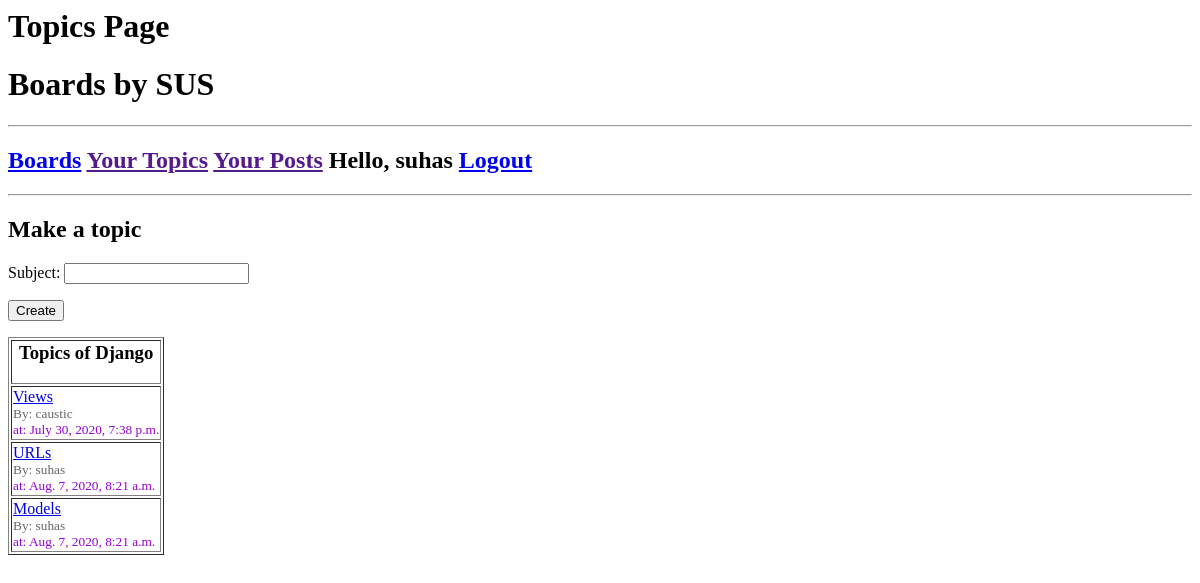
/boards/topics/1 (signed in), run on an earlier commit of the app's database.
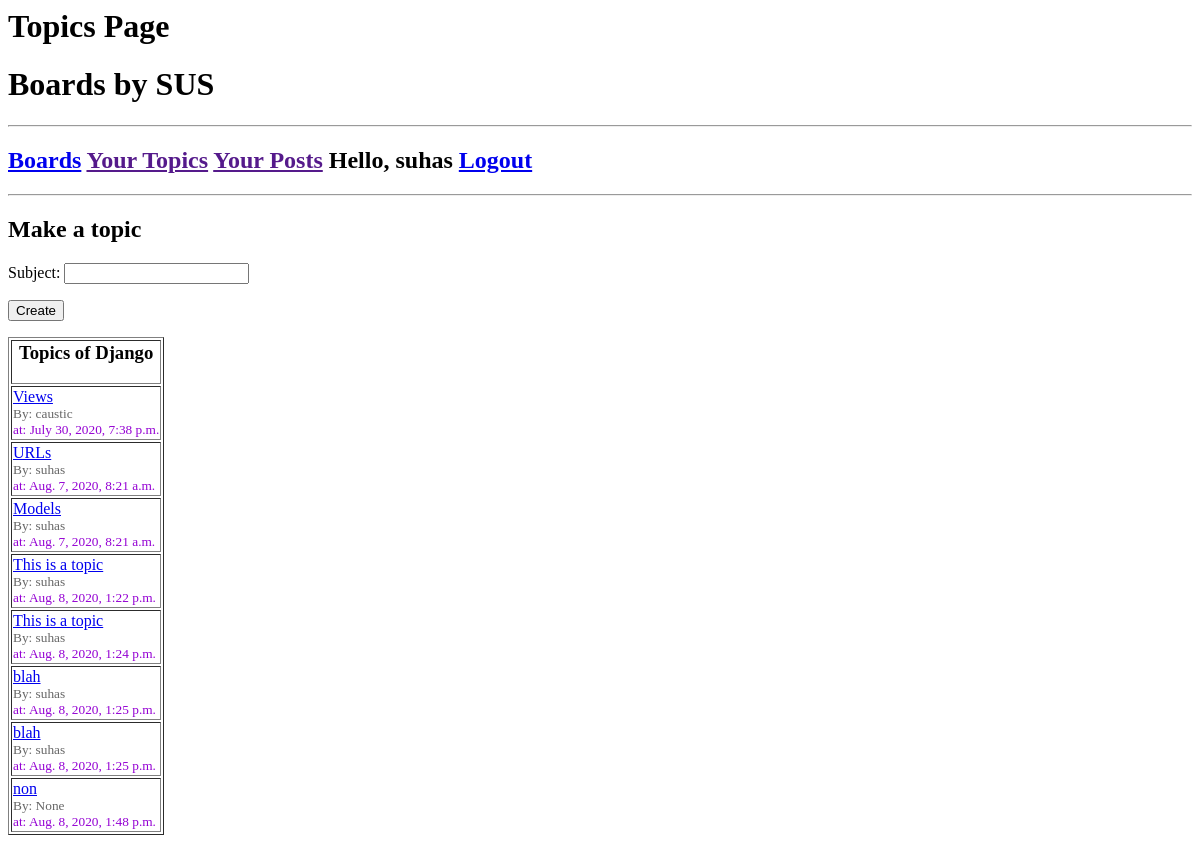
And on a later commit of the database.
### boards/models.py (models this page shows, shortened)
class Board(models.Model):
    name = models.CharField(max_length=30, unique=True)
    description = models.CharField(max_length=100)

class Topic(models.Model):
    subject = models.CharField(max_length=255)
    last_updated = models.DateTimeField(auto_now_add=True)
    board = models.ForeignKey(Board, on_delete=models.CASCADE, related_name='topics') #  But if we don’t set a name for it, Django will generate it with the name: (class_name)_set
    starter = models.ForeignKey(User, on_delete=models.SET_NULL, null=True, related_name='topics')

### boards/views.py (the view, shortened to what this page needs)
# urls.py: path('topics/<str:pk>', views.topicsPage, name='topics'),
@login_required(login_url='boards:login')
def topicsPage(request, pk):
    board = Board.objects.get(id=pk)
    form = TopicForm()
    topics = board.topics.all()
    context = {'board': board, 'topics': topics, 'form': form}
    return render(request, 'boards/topics.html', context)

### boards/forms.py
class TopicForm(ModelForm):
    class Meta:
        model = Topic
        fields = ['subject']

### boards/templates/boards/topics.html (shortened to what this page needs)
<h1>Topics Page</h1>
{% extends 'boards/main.html' %}
{% block content %}
<h2>Make a topic</h2>
<form action="" method="POST">
    {{ form.as_p }}
    <input type="submit" value="Create">
</form>
<table border="1">
    <thead>
        <tr>
            <th><h3>Topics of {{ board.name }}</h3></th>
        </tr>
    </thead>
    <tbody>
    {% for topic in topics %}
    <tr>
        <td>
            <a href="{% url 'boards:posts' topic.id %}">{{topic.subject}}</a><br>
            <small style="color: #666;">By: {{ topic.starter }}</small><br>
            <small style="color: darkviolet;">at: {{ topic.last_updated }}</small>
        </td>
    </tr>
    {% endfor%}
    </tbody>
</table>
{% endblock %}

### boards/templates/boards/main.html (shortened to what this page needs)
<!DOCTYPE html>
<html lang="en">
<head>
</head>
<body>
    <h1>Boards by SUS</h1>
    {% include 'boards/nav.html' %}
    {% block content %}
    {% endblock content %}
</body>
</html>

### boards/templates/boards/nav.html
{% load static %}
<nav>
    <hr><h1>
        <span><a href="{% url 'boards:home' %}">Boards</a></span>
        <span><a href="">Your Topics</a></span>
        <span><a href="">Your Posts</a></span>
        <span>Hello, {{request.user}}</span>
        <span><a href="{% url 'boards:logout' %}">Logout</a></span>
    </h1>
    <hr>
</nav>

What changed in the data, as far as the page shows it:
added Topic: subject "This is a topic", starter "suhas", last_updated "Aug. 8, 2020, 1:22 p.m."
added Topic: subject "This is a topic", starter "suhas", last_updated "Aug. 8, 2020, 1:24 p.m."
added Topic: subject "blah", starter "suhas", last_updated "Aug. 8, 2020, 1:25 p.m."
added Topic: subject "blah", starter "suhas", last_updated "Aug. 8, 2020, 1:25 p.m."
added Topic: subject "non", starter "None", last_updated "Aug. 8, 2020, 1:48 p.m."
